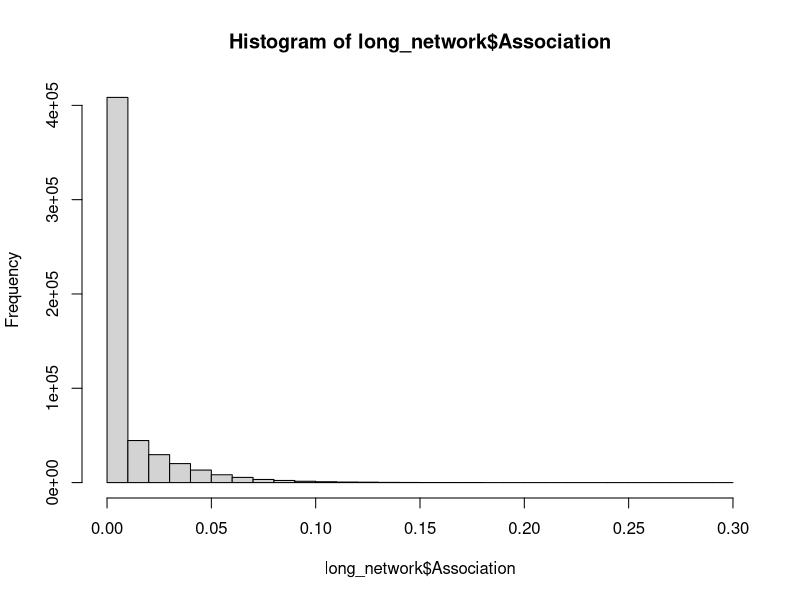
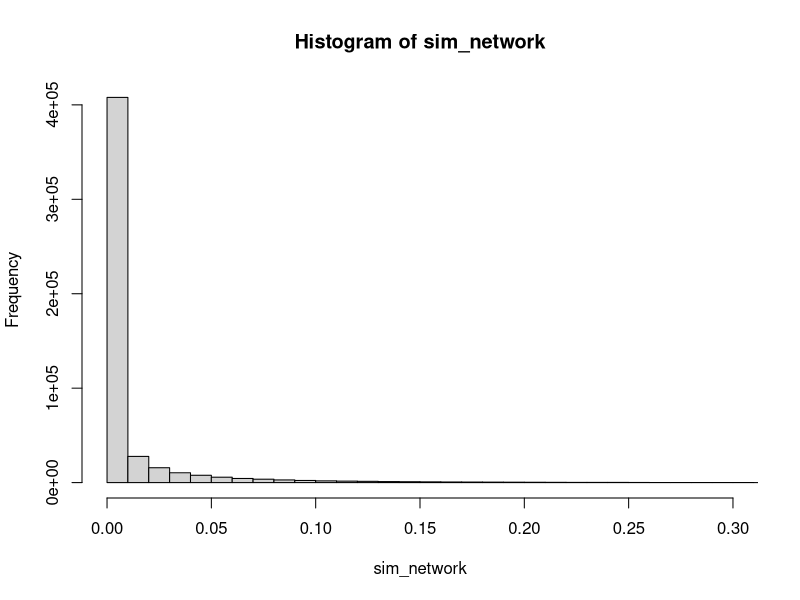

The R source for these figures, in order:
# Creating fake association network from Zac's data
# see "social_associations_cleanup.R" in Case Studies repo

library(tidyr)

set.seed <- 5

## load associations from Zac for 735 EMB Zc over all years of monitoring
# 0s mean those individuals never overlapped (between or within years)
network <- read.csv("Data/social_network_associations_zac_EMB.csv")

# wide to long format
long_network <- network %>% 
  pivot_longer(!ID, names_to = "Buddy_ID", values_to = "Association")

# remove self-associations and make 0s non-zero
long_network <- long_network[-which(long_network$ID == long_network$Buddy_ID),]
long_network$Association[which(long_network$Association == 0)] <- 0.0000001

# check stats and viz
max(long_network$Association)
mean(long_network$Association)
hist(long_network$Association, breaks = seq(0, 0.3, 0.01))

# fit a beta dist to it
start_vals <- list(shape1 = 0.1, shape2 = 10)
fit <- MASS::fitdistr(x = long_network$Association, densfun = "beta", start = start_vals)

# simulate fake data from the fitted beta and viz it
# round so almost-zeroes become zeroes again - janky zi workaround
sim_network <- round(rbeta(500000, fit$estimate[1], fit$estimate[2]), digits = 3)
max(sim_network)
mean(sim_network)
hist(sim_network, breaks = seq(0, 1, 0.01), xlim = c(0, 0.3))


